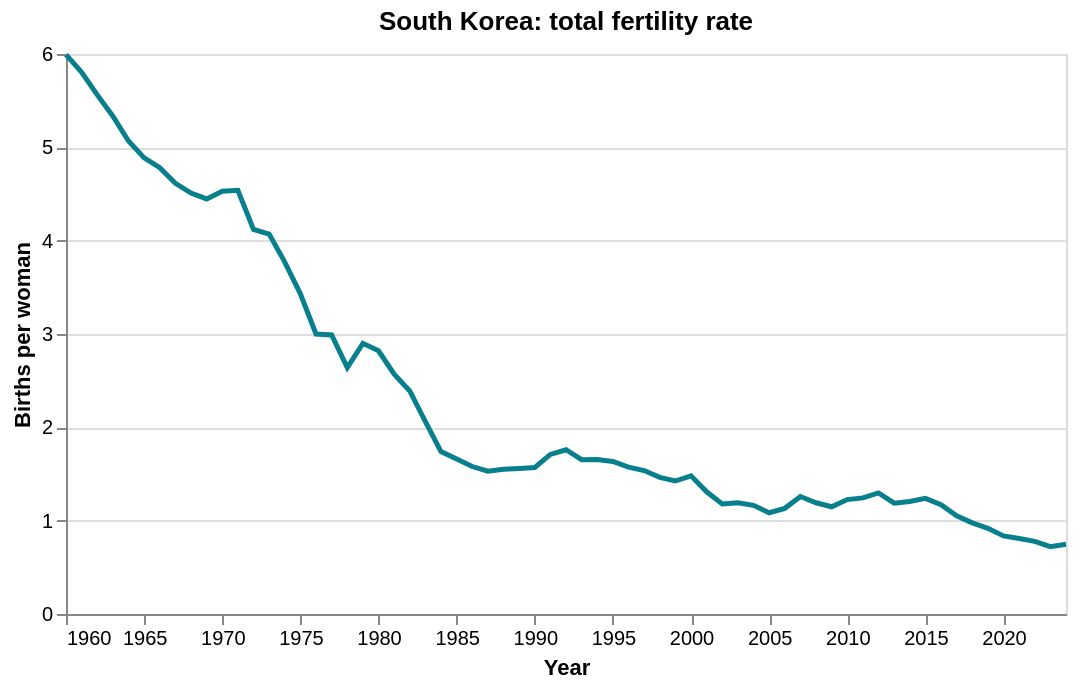

The cell this chart's notebook holds for it:
### Markdown cell above
## 3. Chart the cleaned data in Python
The notebook embeds a snapshot in its Altair preview. It is separate from the live website chart below.

### Code cell
snapshot_chart = alt.Chart(df).mark_line(color='#087f8c', strokeWidth=2.5).encode(
    x=alt.X('date:T', title='Year', axis=alt.Axis(grid=False, format='%Y')),
    y=alt.Y('value:Q', title='Births per woman', scale=alt.Scale(zero=True)),
    tooltip=[alt.Tooltip('date:T', title='Year', format='%Y'), alt.Tooltip('value:Q', title='Births per woman', format='.3f')]
).properties(width=500, height=280, title='South Korea: total fertility rate')
snapshot_chart

### Figure 1 — Vega-Lite specification as saved in the notebook (floating-point values rounded to 4 significant figures)
{"config": {"view": {"continuousWidth": 300, "continuousHeight": 300}}, "data": {"name": "data-1b4166a55330756e435312a7061231c3"}, "mark": {"type": "line", "color": "#087f8c", "strokeWidth": 2.5}, "encoding": {"tooltip": [{"field": "date", "format": "%Y", "title": "Year", "type": "temporal"}, {"field": "value", "format": ".3f", "title": "Births per woman", "type": "quantitative"}], "x": {"axis": {"format": "%Y", "grid": false}, "field": "date", "title": "Year", "type": "temporal"}, "y": {"field": "value", "scale": {"zero": true}, "title": "Births per woman", "type": "quantitative"}}, "height": 280, "title": "South Korea: total fertility rate", "width": 500, "$schema": "https://vega.github.io/schema/vega-lite/v6.4.1.json", "datasets": {"data-1b4166a55330756e435312a7061231c3": [{"country.value": "Korea, Rep.", "date": "1960-01-01T00:00:00", "value": 5.994}, {"country.value": "Korea, Rep.", "date": "1961-01-01T00:00:00", "value": 5.803}, {"country.value": "Korea, Rep.", "date": "1962-01-01T00:00:00", "value": 5.562}, {"country.value": "Korea, Rep.", "date": "1963-01-01T00:00:00", "value": 5.334}, {"country.value": "Korea, Rep.", "date": "1964-01-01T00:00:00", "value": 5.068}, {"country.value": "Korea, Rep.", "date": "1965-01-01T00:00:00", "value": 4.887}, {"country.value": "Korea, Rep.", "date": "1966-01-01T00:00:00", "value": 4.782}, {"country.value": "Korea, Rep.", "date": "1967-01-01T00:00:00", "value": 4.615}, {"country.value": "Korea, Rep.", "date": "1968-01-01T00:00:00", "value": 4.51}, {"country.value": "Korea, Rep.", "date": "1969-01-01T00:00:00", "value": 4.447}, {"country.value": "Korea, Rep.", "date": "1970-01-01T00:00:00", "value": 4.53}, {"country.value": "Korea, Rep.", "date": "1971-01-01T00:00:00", "value": 4.54}, {"country.value": "Korea, Rep.", "date": "1972-01-01T00:00:00", "value": 4.12}, {"country.value": "Korea, Rep.", "date": "1973-01-01T00:00:00", "value": 4.07}, {"country.value": "Korea, Rep.", "date": "1974-01-01T00:00:00", "value": 3.77}, {"country.value": "Korea, Rep.", "date": "1975-01-01T00:00:00", "value": 3.43}, {"country.value": "Korea, Rep.", "date": "1976-01-01T00:00:00", "value": 3.0}, {"country.value": "Korea, Rep.", "date": "1977-01-01T00:00:00", "value": 2.99}, {"country.value": "Korea, Rep.", "date": "1978-01-01T00:00:00", "value": 2.64}, {"country.value": "Korea, Rep.", "date": "1979-01-01T00:00:00", "value": 2.9}, {"country.value": "Korea, Rep.", "date": "1980-01-01T00:00:00", "value": 2.82}, {"country.value": "Korea, Rep.", "date": "1981-01-01T00:00:00", "value": 2.57}, {"country.value": "Korea, Rep.", "date": "1982-01-01T00:00:00", "value": 2.39}, {"country.value": "Korea, Rep.", "date": "1983-01-01T00:00:00", "value": 2.06}, {"country.value": "Korea, Rep.", "date": "1984-01-01T00:00:00", "value": 1.74}, {"country.value": "Korea, Rep.", "date": "1985-01-01T00:00:00", "value": 1.66}, {"country.value": "Korea, Rep.", "date": "1986-01-01T00:00:00", "value": 1.58}, {"country.value": "Korea, Rep.", "date": "1987-01-01T00:00:00", "value": 1.53}, {"country.value": "Korea, Rep.", "date": "1988-01-01T00:00:00", "value": 1.55}, {"country.value": "Korea, Rep.", "date": "1989-01-01T00:00:00", "value": 1.56}, {"country.value": "Korea, Rep.", "date": "1990-01-01T00:00:00", "value": 1.57}, {"country.value": "Korea, Rep.", "date": "1991-01-01T00:00:00", "value": 1.71}, {"country.value": "Korea, Rep.", "date": "1992-01-01T00:00:00", "value": 1.76}, {"country.value": "Korea, Rep.", "date": "1993-01-01T00:00:00", "value": 1.654}, {"country.value": "Korea, Rep.", "date": "1994-01-01T00:00:00", "value": 1.656}, {"country.value": "Korea, Rep.", "date": "1995-01-01T00:00:00", "value": 1.634}, {"country.value": "Korea, Rep.", "date": "1996-01-01T00:00:00", "value": 1.574}, {"country.value": "Korea, Rep.", "date": "1997-01-01T00:00:00", "value": 1.537}, {"country.value": "Korea, Rep.", "date": "1998-01-01T00:00:00", "value": 1.464}, {"country.value": "Korea, Rep.", "date": "1999-01-01T00:00:00", "value": 1.425}, {"country.value": "Korea, Rep.", "date": "2000-01-01T00:00:00", "value": 1.48}, {"country.value": "Korea, Rep.", "date": "2001-01-01T00:00:00", "value": 1.309}, {"country.value": "Korea, Rep.", "date": "2002-01-01T00:00:00", "value": 1.178}, {"country.value": "Korea, Rep.", "date": "2003-01-01T00:00:00", "value": 1.191}, {"country.value": "Korea, Rep.", "date": "2004-01-01T00:00:00", "value": 1.164}, {"country.value": "Korea, Rep.", "date": "2005-01-01T00:00:00", "value": 1.085}, {"country.value": "Korea, Rep.", "date": "2006-01-01T00:00:00", "value": 1.132}, {"country.value": "Korea, Rep.", "date": "2007-01-01T00:00:00", "value": 1.259}, {"country.value": "Korea, Rep.", "date": "2008-01-01T00:00:00", "value": 1.192}, {"country.value": "Korea, Rep.", "date": "2009-01-01T00:00:00", "value": 1.149}, {"country.value": "Korea, Rep.", "date": "2010-01-01T00:00:00", "value": 1.226}, {"country.value": "Korea, Rep.", "date": "2011-01-01T00:00:00", "value": 1.244}, {"country.value": "Korea, Rep.", "date": "2012-01-01T00:00:00", "value": 1.297}, {"country.value": "Korea, Rep.", "date": "2013-01-01T00:00:00", "value": 1.187}, {"country.value": "Korea, Rep.", "date": "2014-01-01T00:00:00", "value": 1.205}, {"country.value": "Korea, Rep.", "date": "2015-01-01T00:00:00", "value": 1.239}, {"country.value": "Korea, Rep.", "date": "2016-01-01T00:00:00", "value": 1.172}, {"country.value": "Korea, Rep.", "date": "2017-01-01T00:00:00", "value": 1.052}, {"country.value": "Korea, Rep.", "date": "2018-01-01T00:00:00", "value": 0.977}, {"country.value": "Korea, Rep.", "date": "2019-01-01T00:00:00", "value": 0.918}, {"country.value": "Korea, Rep.", "date": "2020-01-01T00:00:00", "value": 0.837}, {"country.value": "Korea, Rep.", "date": "2021-01-01T00:00:00", "value": 0.808}, {"country.value": "Korea, Rep.", "date": "2022-01-01T00:00:00", "value": 0.778}, {"country.value": "Korea, Rep.", "date": "2023-01-01T00:00:00", "value": 0.721}, {"country.value": "Korea, Rep.", "date": "2024-01-01T00:00:00", "value": 0.748}]}}
